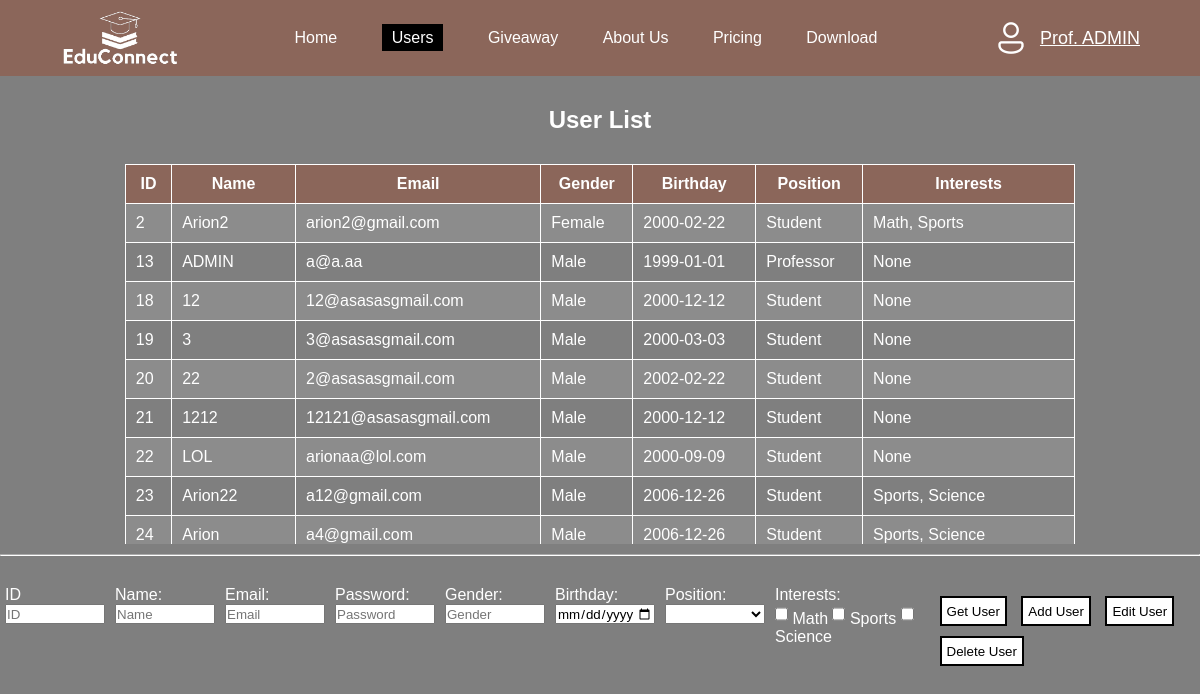
Screenshot of /users.php (signed in) with the database file from the repository.
### tables this page shows
CREATE TABLE `users` (
  `id` int(11) NOT NULL,
  `name` varchar(255) NOT NULL,
  `email` varchar(255) NOT NULL,
  `password` varchar(255) NOT NULL,
  `gender` varchar(10) NOT NULL,
  `birthday` date DEFAULT NULL,
  `position` varchar(20) NOT NULL,
  `interests` text DEFAULT NULL
);

### users.php (the view, shortened to what this page needs)
<?php
include 'config.php';
$name = $_SESSION['name'];
$userPosition = $_SESSION['position'];
if ($userPosition == 'Professor') {
    $namePrefix = "Prof. ";
    $homeDir = 'home.php';
} else {
    $namePrefix = "";
    $homeDir = 'homeStudent.php';
}
$sql = "SELECT * FROM users";
$result = mysqli_query($conn, $sql);
$id = '';
$name2 = '';
$email = '';
$password = '';
$gender = '';
$birthday = '';
$position = '';
$oppositePosition = '';
$interests = '';
?>
<!DOCTYPE HTML>
<html>
<head>
    <link rel="stylesheet" href="home.css">
</head>
<body>
    <div class="header">
        <nav>
            <img src="images/logo2.png" class="logo" href="#">
            <ul class="nav-links">
                <li><a href='<?php echo $homeDir ?>'>Home</a></li>
                <li><a href="#" class='active'>Users</a></li>
                <li><a href="giveawayEntries.php">Giveaway</a></li>
                <li><a href="about.php">About Us</a></li>
                <li><a href="pricing.php">Pricing</a></li>
                <li><a href="download.php">Download</a></li>
            </ul>
            <div class="dropdown" onmouseover="showDropdown()" onmouseleave="hideDropdown()">
                <div class="user-info" onclick="toggleDropdown()">
                    <img class="user-pfp" src="images/icons8-user-38.png">
                    <p class="welcome"><?php echo $namePrefix . $name; ?></p>
                </div>
            </div>
        </nav>
        <div class="container">
            <div class="users">
                <h2 class="users-title">User List</h2>
                <div class="table-container">
                    <table>
                        <tr>
                            <th>ID</th>
                            <th>Name</th>
                            <th>Email</th>
                            <th>Gender</th>
                            <th>Birthday</th>
                            <th>Position</th>
                            <th>Interests</th>
                        </tr>
                        <?php
                        while ($row = $result->fetch_assoc()) {
                            echo "<tr>
                <td>" . $row["id"] . "</td>
                <td>" . $row["name"] . "</td>
                <td>" . $row["email"] . "</td>
                <td>" . $row["gender"] . "</td>
                <td>" . $row["birthday"] . "</td>
                <td>" . $row["position"] . "</td>
                <td>" . $row["interests"] . "</td>
              </tr>";
                        }
                        ?>
                    </table>
                </div>
                <hr class="seperator">
                <form action="" method="post" class="edit-delete">
                    <div class='input-group'>
                        <p>ID</p>
                        <input type="text" placeholder="ID" name="id" value="<?php echo $id; ?>" required>
                    </div>
                    <div class='input-group'>
                        <p>Name:</p>
                        <input type="text" placeholder="Name" name="name" value="<?php echo $name2; ?>">
                    </div>
                    <div class='input-group'>
                        <p>Email:</p>
                        <input type="email" placeholder="Email" name="email" value="<?php echo $email; ?>">
                    </div>
                    <div class='input-group'>
                        <p>Password:</p>
                        <input type="password" placeholder="Password" name="password" id="password" value="<?php echo $password; ?>">
                    </div>
                    <div class='input-group'>
                        <p>Gender:</p>
                        <input type="text" placeholder="Gender" name="gender" value="<?php echo $gender; ?>">
                    </div>
                    <div class='input-group'>
                        <p>Birthday:</p>
                        <input type="date" placeholder="Birthday" name="birthday" min="1950-01-01" max="<?php echo date('Y-m-d'); ?>" value="<?php echo $birthday; ?>">
                    </div>
                    <div class='input-group'>
                        <p>Position:</p>
                        <select id="positionSelectUser" name="position" required>
                            <option value="Student"><?php echo $position; ?></option>
                            <option value="Professor"><?php echo $oppositePosition; ?></option>
                        </select>
                    </div>
                    <div class='interests'>
                        <p>Interests:</p>
                        <input type="checkbox" id="mathU" name="interests[]" value="Math" <?php if (in_array('Math', explode(', ', $interests))) echo 'checked'; ?>>
                        <label for="math">Math</label>
                        <input type="checkbox" id="sportsU" name="interests[]" value="Sports" <?php if (in_array('Sports', explode(', ', $interests))) echo 'checked'; ?>>
                        <label for="sports">Sports</label>
                        <input type="checkbox" id="scienceU" name="interests[]" value="Science" <?php if (in_array('Science', explode(', ', $interests))) echo 'checked'; ?>>
                        <label for="science">Science</label>
                    </div>
                    <div class="buttons">
                        <button type="submit" class="getUser" name="getUser">Get User</button>
                        <button type="submit" class="addUser" name="addUser">Add User</button>
                        <button type="submit" class="editUser" name="editUser">Edit User</button>
                        <button type="submit" class="deleteUser" name="deleteUser">Delete User</button>
                    </div>
                </form>
            </div>
        </div>
    </div>
</body>
</html>

### home.css (style rules this page uses)
* { margin: 0; padding: 0; font-family: Arial; box-sizing: border-box; }
body { background: linear-gradient(rgba(0, 0, 0, 0.5), rgba(0, 0, 0, 0.5)), url(images/background.png) no-repeat center center fixed; background-size: cover; display: flex; align-items: center; justify-content: center; height: 100vh; overflow: hidden; }
.header { position: relative; min-height: 100vh; width: 100%; }
nav { display: flex; align-items: center; justify-content: space-between; padding: 0 5%; background-color: rgb(139, 102, 90); }
.logo { width: 120px; cursor: pointer; margin: 10px 0; }
.nav-links li { list-style: none; display: inline-block; margin: 5px 20px; }
.nav-links li a { text-decoration: none; color: white; }
.active { background-color: black; padding: 5px 10px 5px; }
.welcome { color: white; font-size: 18px; text-decoration: underline; }
.user-pfp { margin-right: 10px; }
.user-info { display: flex; flex-direction: row; justify-content: space-between; align-items: center; padding: 5px 0; cursor: pointer; }
.dropdown { position: relative; display: inline-block; }
.container { margin-top: 20px; }
.users-title { margin: 10px 0; }
.users { display: flex; flex-direction: column; align-items: center; }
.table-container { display: flex; width: 80%; max-height: 400px; overflow-y: auto; scrollbar-width: thin; scrollbar-color: #8b665a #201b1e; justify-items: center; }
table { width: 99%; border-collapse: collapse; margin: 20px auto; z-index: 0; }
h2 { color: white; }
th, td { padding: 10px; border: 1px solid white; color: white; }
th { position: sticky; top: 0; background-color: rgb(139, 102, 90); z-index: 1; }
tr:nth-child(even) { background-color: rgba(255, 255, 255, 0.1); }
.seperator { width: 100%; border-color: white; margin: 10px 0; }
.edit-delete { display: flex; flex-direction: row; margin: 20px 0; }
.input-group, .interests { color: white; margin: 0 5px; }
.input-group input, .input-group select { width: 100px; height: 20px; align-items: center; }
.interests input { height: 20px; }
.buttons { justify-content: center; align-content: center; }
.edit-delete .buttons button { margin: 0 5px; margin-top: 10px; background-color: white; height: 30px; padding: 5px; text-align: center; border: 2px solid black; }

### rows the page displays
users: id "2", name "Arion2", email "arion2@gmail.com", gender "Female", birthday "2000-02-22", position "Student", interests "Math, Sports"
users: id "13", name "ADMIN", email "a@a.aa", gender "Male", birthday "1999-01-01", position "Professor", interests "None"
users: id "18", name "12", email "12@asasasgmail.com", gender "Male", birthday "2000-12-12", position "Student", interests "None"
users: id "19", name "3", email "3@asasasgmail.com", gender "Male", birthday "2000-03-03", position "Student", interests "None"
users: id "20", name "22", email "2@asasasgmail.com", gender "Male", birthday "2002-02-22", position "Student", interests "None"
users: id "21", name "1212", email "12121@asasasgmail.com", gender "Male", birthday "2000-12-12", position "Student", interests "None"
users: id "22", name "LOL", email "arionaa@lol.com", gender "Male", birthday "2000-09-09", position "Student", interests "None"
users: id "23", name "Arion22", email "a12@gmail.com", gender "Male", birthday "2006-12-26", position "Student", interests "Sports, Science"
users: id "24", name "Arion", email "a4@gmail.com", gender "Male", birthday "2006-12-26", position "Student", interests "Sports, Science"

### other values shown
$namePrefix "Prof."
$name "ADMIN"
